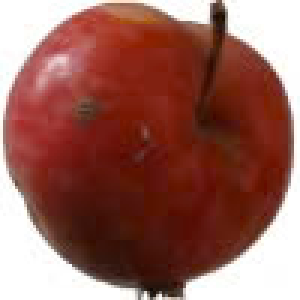
#> input picture Ảnh trái cây/Data_An/Apple 10/z6441930691148_78131bd60b9089ea9a487b1e0e6148d6.jpg, 100 x 100 px (shown 3 times larger); its folder holds only this picture in this run; the run also reads 1 picture not shown here
$ jupyter execute --allow-errors test.ipynb
#> lines starting #> are read from the running program, lines starting #| are printed output that depends on the picture
[cell 1]
import os
import matplotlib.pyplot as plt
import matplotlib.image as mpimg

# Đường dẫn đến folder "Ảnh trái cây"
folder_path = "Ảnh trái cây"

# Duyệt qua các folder con
subfolders = ["Data_An", "Data_Lập", "Data_Minh"]
fruit_images = {}

for subfolder in subfolders:
    subfolder_path = os.path.join(folder_path, subfolder)
    if os.path.isdir(subfolder_path):
        # Duyệt qua các folder loại quả
        for fruit_folder in os.listdir(subfolder_path):
            fruit_folder_path = os.path.join(subfolder_path, fruit_folder)
            if os.path.isdir(fruit_folder_path):
                # Lấy danh sách ảnh trong folder loại quả
                images = os.listdir(fruit_folder_path)
                for image in images:
                    if image.lower().endswith(('.png', '.jpg', '.jpeg')):
                        # Lưu ảnh đầu tiên của mỗi loại quả
                        if fruit_folder not in fruit_images:
                            fruit_images[fruit_folder] = os.path.join(fruit_folder_path, image)
                        break

# Hiển thị mỗi loại quả một ảnh
plt.figure(figsize=(15, 10))
for i, (fruit, image_path) in enumerate(fruit_images.items()):
    img = mpimg.imread(image_path)
#> img is the input picture: shape (100, 100, 3); mean R, G, B 151.2, 99.2, 89.9
    plt.subplot(3, (len(fruit_images) + 2) // 3, i + 1)
    plt.imshow(img)
    plt.title(fruit)
    plt.axis('off')

plt.tight_layout()
plt.show()

[cell 2]
import cv2
import numpy as np
import matplotlib.pyplot as plt
from skimage.feature import local_binary_pattern

# Tham số cho LBP
LBP_RADIUS = 1
LBP_POINTS = 8 * LBP_RADIUS

# Đọc ảnh và chuyển sang grayscale
image_path = "Image_data/5_100.jpg"

image = cv2.imread(image_path)
# In ra kích thước của ảnh
print("Kích thước ảnh:", image.shape)
#| Kích thước ảnh: (100, 100, 3)
image = cv2.resize(image, (100, 100))
print("Kích thước ảnh sau khi thay đổi:", image.shape)
#| Kích thước ảnh sau khi thay đổi: (100, 100, 3)

image_rgb = cv2.cvtColor(image, cv2.COLOR_BGR2RGB)
gray = cv2.cvtColor(image, cv2.COLOR_BGR2GRAY)
blurred = cv2.GaussianBlur(gray, (5, 5), 0)

# Áp dụng LBP
lbp = local_binary_pattern(blurred, LBP_POINTS, LBP_RADIUS, method="default")

# Hiển thị ảnh gốc và ảnh LBP
plt.figure(figsize=(10, 20))

plt.subplot(1, 2, 1)
plt.imshow(image_rgb)
plt.title('Ảnh gốc (RGB)')
plt.axis('off')

plt.subplot(1, 2, 2)
plt.imshow(lbp, cmap='gray')
plt.title('Ảnh sau khi áp dụng LBP')
plt.axis('off')

plt.tight_layout()
plt.show()

#-----------------------------------------------------------------------------------
# Đọc ảnh và chuyển sang grayscale
image_path = "Image_test\z6589008469632_8da5ed5bbeb31f203a08456d8f0fae20.jpg"

image = cv2.imread(image_path)
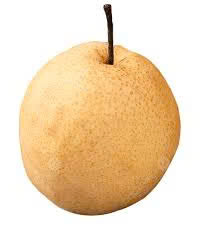
#> input picture Image_test/z6589008469632_8da5ed5bbeb31f203a08456d8f0fae20.jpg, 218 x 232 px, found by its file name
#> image is the input picture: shape (232, 218, 3); mean B, G, R 189, 219.2, 242
# In ra kích thước của ảnh
print("Kích thước ảnh:", image.shape)
#| Kích thước ảnh: (232, 218, 3)
image = cv2.resize(image, (100, 100))  # Thay đổi kích thước ảnh về 300x300
#> image: shape (100, 100, 3)
print("Kích thước ảnh sau khi thay đổi:", image.shape)
#| Kích thước ảnh sau khi thay đổi: (100, 100, 3)

image_rgb = cv2.cvtColor(image, cv2.COLOR_BGR2RGB)
gray = cv2.cvtColor(image, cv2.COLOR_BGR2GRAY)
blurred = cv2.GaussianBlur(gray, (5, 5), 0)


# Áp dụng LBP
lbp = local_binary_pattern(blurred, LBP_POINTS, LBP_RADIUS, method="default")
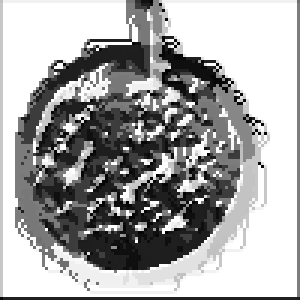
#> lbp: shape (100, 100) float64 (shown 3 times larger); min 0, max 255, mean 166.3

# Hiển thị ảnh gốc và ảnh LBP
plt.figure(figsize=(10, 20))

plt.subplot(1, 2, 1)
plt.imshow(image_rgb)
plt.title('Ảnh gốc (RGB)')
plt.axis('off')

plt.subplot(1, 2, 2)
plt.imshow(lbp, cmap='gray')
plt.title('Ảnh sau khi áp dụng LBP')
plt.axis('off')

plt.tight_layout()
plt.show()

#--------------------------------------------------------------
# Đọc ảnh và chuyển sang grayscale
image_path = "Image_test/178_100.jpg"

image = cv2.imread(image_path)
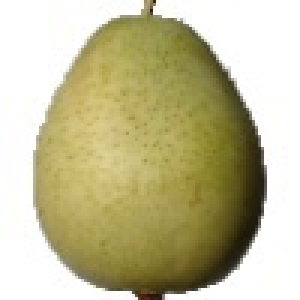
#> input picture Image_test/178_100.jpg, 100 x 100 px (shown 3 times larger)
#> image is the input picture: shape (100, 100, 3); mean B, G, R 151.3, 188.9, 194.2
# In ra kích thước của ảnh
print("Kích thước ảnh:", image.shape)
#| Kích thước ảnh: (100, 100, 3)
image = cv2.resize(image, (100, 100))  # Thay đổi kích thước ảnh về 300x300
print("Kích thước ảnh sau khi thay đổi:", image.shape)
#| Kích thước ảnh sau khi thay đổi: (100, 100, 3)

image_rgb = cv2.cvtColor(image, cv2.COLOR_BGR2RGB)
gray = cv2.cvtColor(image, cv2.COLOR_BGR2GRAY)
blurred = cv2.GaussianBlur(gray, (5, 5), 0)
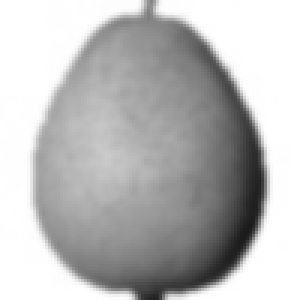
#> blurred: shape (100, 100) (shown 3 times larger); min 27, max 255, mean 186.2
clahe = cv2.createCLAHE(clipLimit=2.0, tileGridSize=(8, 8))
enhanced = clahe.apply(blurred)
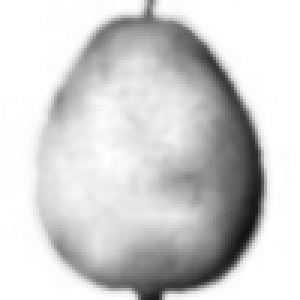
#> enhanced: shape (100, 100) (shown 3 times larger); min 19, max 255, mean 207.9

# Áp dụng LBP
lbp = local_binary_pattern(enhanced, LBP_POINTS, LBP_RADIUS, method="default")
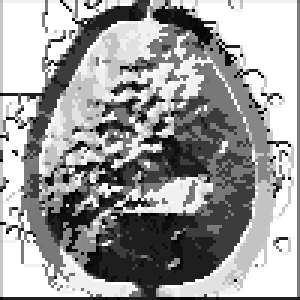
#> lbp: shape (100, 100) float64 (shown 3 times larger); min 0, max 255, mean 156.4

# Hiển thị ảnh gốc và ảnh LBP
plt.figure(figsize=(10, 20))

plt.subplot(1, 2, 1)
plt.imshow(image_rgb)
plt.title('Ảnh gốc (RGB)')
plt.axis('off')

plt.subplot(1, 2, 2)
plt.imshow(lbp, cmap='gray')
plt.title('Ảnh sau khi áp dụng LBP')
plt.axis('off')

plt.tight_layout()
plt.show()

[cell 3]
from skimage.feature import hog

def extract_hog_features(image, pixels_per_cell=(8, 8), cells_per_block=(2, 2), orientations=9, visualize=False):
    gray = cv2.cvtColor(image, cv2.COLOR_BGR2GRAY)
    if visualize:
        hog_features, hog_image = hog(gray,
                                      orientations=orientations,
                                      pixels_per_cell=pixels_per_cell,
                                      cells_per_block=cells_per_block,
                                      block_norm='L2-Hys',
                                      visualize=True)
        return hog_features, hog_image
    else:
        hog_features = hog(gray,
                           orientations=orientations,
                           pixels_per_cell=pixels_per_cell,
                           cells_per_block=cells_per_block,
                           block_norm='L2-Hys',
                           visualize=False)
        return hog_features

# Đọc ảnh và chuyển sang grayscale
image_path = "Image_test\Screenshot 2025-05-08 203034.png"

image = cv2.imread(image_path)
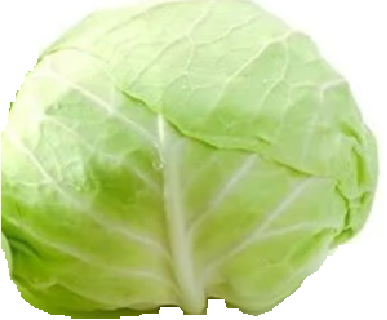
#> input picture Image_test/Screenshot 2025-05-08 203034.png, 387 x 320 px, found by its file name
#> image is the input picture: shape (320, 387, 3); mean B, G, R 151.2, 214.8, 195.8
# In ra kích thước của ảnh
print("Kích thước ảnh:", image.shape)
#| Kích thước ảnh: (320, 387, 3)
image = cv2.resize(image, (100, 100))  # Thay đổi kích thước ảnh về 300x300
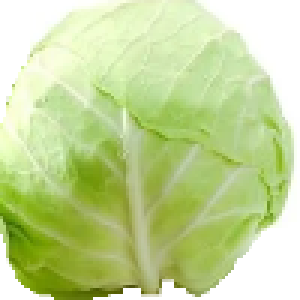
#> image: shape (100, 100, 3) (shown 3 times larger); mean B, G, R 150.9, 214.6, 195.6
print("Kích thước ảnh sau khi thay đổi:", image.shape)
#| Kích thước ảnh sau khi thay đổi: (100, 100, 3)

image_rgb = cv2.cvtColor(image, cv2.COLOR_BGR2RGB)
hog_features, hog_vis = extract_hog_features(image_rgb, visualize=True)
#> in extract_hog_features, `gray = cv2.cvtColor(image, cv2.COLOR_BGR2GRAY)`:
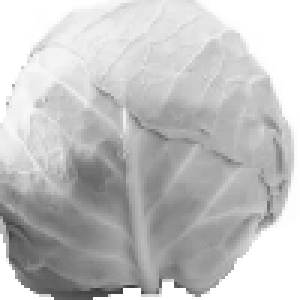
#> gray: shape (100, 100) (shown 3 times larger); min 59, max 255, mean 193.4
#> in extract_hog_features, `hog_features, hog_image = hog(gray, orientations=orientations, pixels_..`:
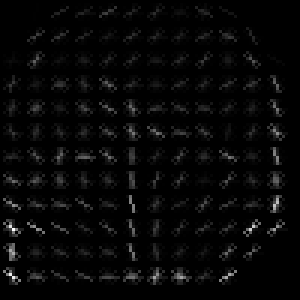
#> hog_image: shape (100, 100) float64 (shown 3 times larger); min 0, max 41.31, mean 1.2; drawn with min black and max white
#> in extract_hog_features, `hog_features, hog_image = hog(gray, orientations=orientations, pixels_..`: hog_features = 4356 values, max 0.653 at index 385, min 0 at index 0, mean 0.131

plt.figure(figsize=(10, 5))

plt.subplot(1, 2, 1)
plt.imshow(image_rgb)
plt.title('Ảnh gốc (RGB)')
plt.axis('off')

plt.subplot(1, 2, 2)
plt.imshow(hog_vis, cmap='gray')  # Dùng ảnh HOG visualization
plt.title('HOG Visualization')
plt.axis('off')

plt.tight_layout()
plt.show()

[cell 4]
import cv2
import numpy as np

LBP_RADIUS = 1
LBP_POINTS = 8 * LBP_RADIUS

# === Tạo bảng ánh xạ từ mã nhị phân 8-bit → mã "uniform"
def uniform_lbp_mapping():
    mapping = np.zeros(256, dtype=np.uint8)
    index = 0
    for i in range(256):
        b = format(i, '08b')  # chuyển sang chuỗi nhị phân 8 bit
        transitions = sum((b[i] != b[(i+1)%8]) for i in range(8))  # đếm số lần chuyển đổi 0-1
        if transitions <= 2:
            mapping[i] = index
            index += 1
        else:
            mapping[i] = 58  # tất cả mã không-uniform gán vào index cuối
    return mapping

uniform_mapping = uniform_lbp_mapping()

# === Tính toán LBP-Uniform thủ công
def compute_lbp_uniform(image):
    gray = cv2.cvtColor(image, cv2.COLOR_BGR2GRAY)
    h, w = gray.shape
    lbp_image = np.zeros((h-2, w-2), dtype=np.uint8)

    # Vị trí 8 pixel lân cận (chiều kim đồng hồ)
    offsets = [(-1, -1), (-1, 0), (-1, 1),
               ( 0, 1),  (1, 1),  (1, 0),
               (1, -1), (0, -1)]

    for i in range(1, h-1):
        for j in range(1, w-1):
            center = gray[i, j]
            binary_str = ''
            for dy, dx in offsets:
                neighbor = gray[i + dy, j + dx]
                binary_str += '1' if neighbor >= center else '0'
            lbp_code = int(binary_str, 2)
            lbp_image[i-1, j-1] = uniform_mapping[lbp_code]

    return lbp_image

# === Trích xuất histogram LBP-Uniform
def extract_lbp_features(image):
    lbp = compute_lbp_uniform(image)
    hist, _ = np.histogram(lbp.ravel(), bins=59, range=(0, 59))  # 58 uniform patterns + 1 non-uniform
    hist = hist.astype("float")
    hist /= (hist.sum() + 1e-7)
    return hist

# Đọc ảnh và chuyển sang grayscale
image_path = 'Image_test/Screenshot 2025-05-19 114613.png'
image = cv2.imread(image_path)

#> (the rest of this cell did not finish here and is left out)
